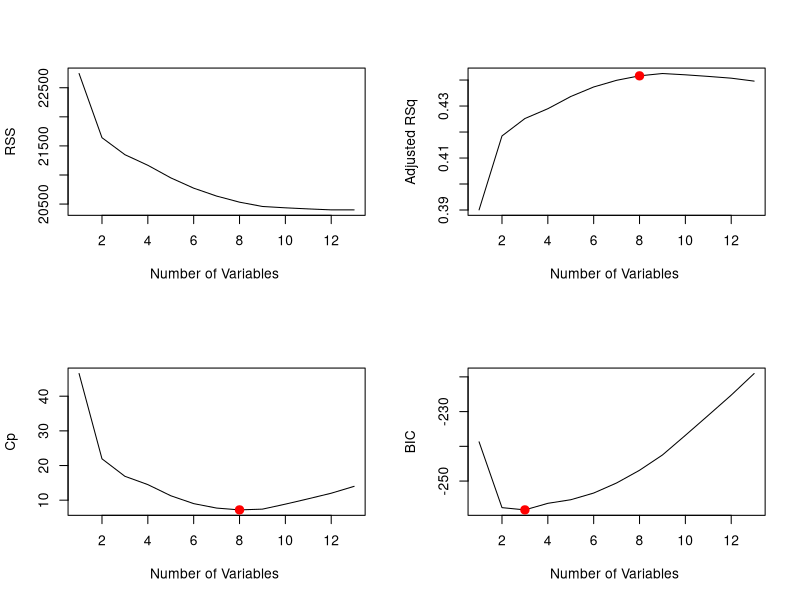

R code for this plot: (Note: this script raises an error after producing the figure.)
# Load Libraries
library(MASS)
attach(Boston)
library(leaps)

# 1.1 Best Subset Selection
regfit.full=regsubsets (crim~.,Boston)
summary(regfit.full)
## Output >
regfit.full=regsubsets (crim~.,data=Boston ,nvmax=13)
reg.summary =summary (regfit.full)
par(mfrow=c(2,2))
plot(reg.summary$rss ,xlab="Number of Variables ",ylab="RSS", type="l")
plot(reg.summary$adjr2 ,xlab="Number of Variables ", ylab="Adjusted RSq",type="l")
which.max(reg.summary$adjr2)
points (8,reg.summary$adjr2[8], col="red",cex=2,pch =20)
plot(reg.summary$cp ,xlab="Number of Variables ",ylab="Cp", type='l')
which.min(reg.summary$cp)
points (8,reg.summary$cp [8], col ="red",cex=2,pch =20)
plot(reg.summary$bic ,xlab="Number of Variables ",ylab="BIC", type='l')
which.min(reg.summary$bic )
points (3,reg.summary$bic [3],col="red",cex=2,pch =20)
## Test
set.seed(1)
train=sample(c(TRUE ,FALSE), nrow(Boston),rep=TRUE)
test=(!train)
regfit.best=regsubsets(crim~.,data=Boston[train ,], nvmax=13)
test.mat=model.matrix(crim~.,data=Boston[test ,])
val.errors =rep(NA ,13)
for(i in 1:13){coefi=coef(regfit.best ,id=i)
  pred=test.mat[,names(coefi)]%*%coefi
  val.errors[i]=mean((Boston$crim[test]-pred)^2)
}
## Cross-Validation
predict.regsubsets = function(object , newdata ,id ,...){
  form=as.formula (object$call [[2]])
  mat=model.matrix(form ,newdata )
  coefi=coef(object ,id=id)
  xvars=names(coefi)
  mat[,xvars]%*%coefi
}
k <- 10
folds=sample (1:k,nrow(Boston),replace=TRUE)
cv.errors=matrix (NA,k,13, dimnames=list(NULL, paste (1:13)))
for(j in 1:k){
  best.fit <- regsubsets(crim~., data=Boston[folds!=j,],nvmax=13)
  for(i in 1:13){
    pred <- predict(best.fit ,Boston[folds ==j,], id=i)
    cv.errors[j,i] <- mean(( Boston$crim[folds==j]-pred)^2)
  }
}
mean.cv.errors=apply(cv.errors ,2, mean)
mean.cv.errors
par(mfrow=c(1,1))
plot(mean.cv.errors ,type='b')
reg.best=regsubsets (crim~.,data=Boston , nvmax=13)
coef(reg.best ,12)

# 1.2 Ridge Regression
library(glmnet)

x=model.matrix(crim~.,Boston )[,-1]
y=Boston$crim

grid=10^seq(10,-2, length =100)
ridge.mod=glmnet (x,y,alpha=0, lambda=grid)
dim(coef(ridge.mod))

train=sample (1: nrow(x), nrow(x)/2)
test=(-train)
y.test=y[test]
## Cross-validation
cv.out=cv.glmnet(x[train ,],y[ train],alpha=0)
plot(cv.out)
bestlam =cv.out$lambda.min
bestlam
ridge.pred=predict (ridge.mod ,s=bestlam ,newx=x[test ,])
mean((ridge.pred -y.test)^2)

# 1.3 The Lasso
lasso.mod=glmnet(x[train ,],y[ train],alpha=1, lambda =grid)
plot(lasso.mod)
cv.out=cv.glmnet(x[train ,],y[ train],alpha=1)

plot(cv.out)
bestlam =cv.out$lambda.min
lasso.pred=predict (lasso.mod ,s=bestlam ,newx=x[test ,])
mean((lasso.pred -y.test)^2)

out=glmnet (x,y,alpha=1, lambda=grid)
lasso.coef=predict (out ,type="coefficients",s= bestlam) [1:14,]
lasso.coef

# 1.4 PCR
library(pls)


# 2.1 Validation Set Error

# 2.2 Cross-Validation

# 3 Which features are used in the chosen model?
